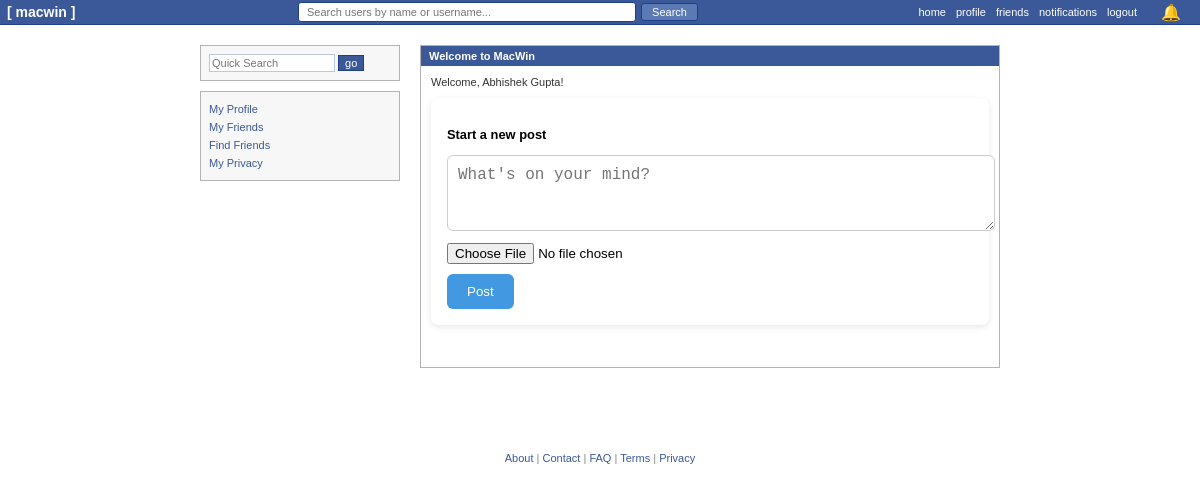
The page / (signed in) on the database as committed earlier.
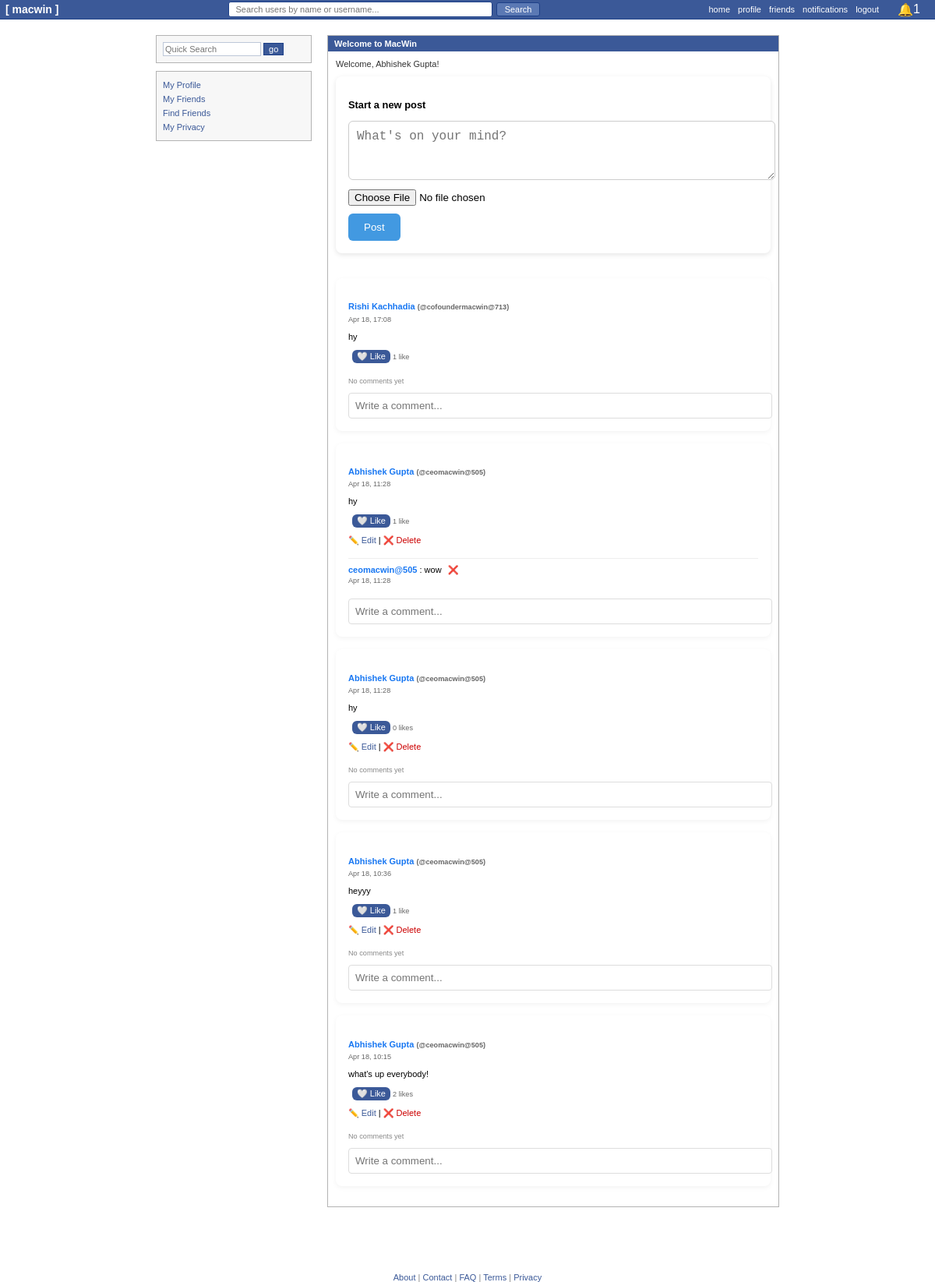
The same page on the database as committed later.
### chat/models.py (models this page shows, shortened)
class Profile(models.Model):
    RELATIONSHIP_CHOICES = [
        ('S', 'Single'),
        ('R', 'In a Relationship'),
        ('C', "It's complicated"),
    ]
    user = models.OneToOneField(User, on_delete=models.CASCADE)
    full_name = models.CharField(max_length=100)
    branch = models.CharField(max_length=50, blank=True)
    year = models.CharField(max_length=10, blank=True)
    bio = models.TextField(blank=True)
    profile_pic = models.ImageField(upload_to='profiles/', blank=True, null=True)
    relationship_status = models.CharField(max_length=1, choices=RELATIONSHIP_CHOICES, blank=True)

class Post(models.Model):
    user = models.ForeignKey(User, on_delete=models.CASCADE, related_name='posts')
    content = models.TextField()
    image = models.ImageField(upload_to='posts/', blank=True, null=True)
    timestamp = models.DateTimeField(auto_now_add=True)
    class Meta:
        ordering = ['-timestamp']  # latest post first

class Comment(models.Model):
    post = models.ForeignKey('Post', on_delete=models.CASCADE, related_name='comments')
    user = models.ForeignKey(User, on_delete=models.CASCADE)
    content = models.TextField()
    timestamp = models.DateTimeField(auto_now_add=True)

### chat/views.py (the view)
# urls.py: path('', views.index_view, name='index'),
@login_required
def index_view(request):
    if request.method == 'POST':
        return handle_post_request(request)
    form = PostForm()
    comment_form = CommentForm()
    query = request.GET.get('q')
    results = handle_search(query, request.user) if query else None
    posts = Post.objects.select_related('user', 'user__profile').prefetch_related('likes', 'comments__user').order_by('-timestamp')
    unread_notifications = Notification.objects.filter(user=request.user, is_read=False)
    return render(request, 'chat/index.html', {
        'form': form,
        'comment_form': comment_form,
        'posts': posts,
        'results': results,
        'unread_notifications': unread_notifications
    })

### chat/forms.py
class PostForm(forms.ModelForm):
    class Meta:
        model = Post
        fields = ['content', 'image']
        widgets = {
            'content': forms.Textarea(attrs={
                'rows': 3,
                'placeholder': 'What\'s on your mind?'
            }),
        }

class CommentForm(forms.ModelForm):
    class Meta:
        model = Comment
        fields = ['content']
        widgets = {
            'content': forms.TextInput(attrs={'placeholder': 'Write a comment...'}),
        }

### chat/context_processors.py (called while the page is built)
def notifications_processor(request):
    if request.user.is_authenticated:
        unread_notifications = Notification.objects.filter(user=request.user, is_read=False)
        return {'unread_notifications': unread_notifications}
    return {'unread_notifications': []}

### chat/templates/chat/index.html (shortened to what this page needs)
<!DOCTYPE html>
<html lang="en">
<head>
</head>
<body>
    <div class="header">
        <h1>[ macwin ]</h1>
        <form method="get" class="header-search">
            <input type="text" name="q" placeholder="Search users by name or username..." value="{{ request.GET.q }}">
            <button type="submit">Search</button>
        </form>
        <div class="header-links">
            <a href="{% url 'index' %}">home</a>
            <a href="{% url 'profile' %}">profile</a>
            <a href="{% url 'friends' %}">friends</a>
            <a href="{% url 'notifications' %}">notifications</a>
            <a href="{% url 'logout' %}">logout</a>
            <div id="notif-wrapper">
                <button id="notif-btn">
                    🔔
                    {% with unread_count=unread_notifications|length %}
                        {% if unread_count > 0 %}
                            <span class="notif-count">{{ unread_count }}</span>
                        {% endif %}
                    {% endwith %}
                </button>
            </div>
        </div>
    </div>
    <div class="container">
        <div class="sidebar">
            <div class="quick-search">
                <input type="text" placeholder="Quick Search">
                <button>go</button>
            </div>
            <div class="nav-links">
                <a href="{% url 'profile' %}">My Profile</a>
                <a href="{% url 'friends' %}">My Friends</a>
                <a href="{% url 'find_friends' %}">Find Friends</a>
                <a href="{% url 'privacy_settings' %}">My Privacy</a>
            </div>
        </div>
        <div class="main-content">
            <div class="welcome-section">
                <div class="section-header">Welcome to MacWin</div>
                <div class="section-content">
                    <div class="welcome-text">
                        Welcome, {{ request.user.profile.full_name }}!
                    </div>
                    <div class="feed-container">
                        <div class="post-form">
                            <h3>Start a new post</h3>
                            <form method="post" enctype="multipart/form-data">
                                {{ form.content }}
                                <div style="margin-top: 10px;">
                                    {{ form.image }}
                                </div>
                                <button type="submit">Post</button>
                            </form>
                        </div>
                        {% for post in posts %}
                            <div class="post-card">
                                <h4>
                                    <a href="{% url 'user_profile' post.user.id %}" style="color:#1877f2; text-decoration:none;">
                                        {{ post.user.profile.full_name }}
                                    </a>
                                    <small style="color:#666;">
                                        (<a href="{% url 'user_profile' post.user.id %}" style="color:#666; text-decoration:none;">@{{ post.user.username }}</a>)
                                    </small>
                                </h4>
                                <small>{{ post.timestamp|date:"M d, H:i" }}</small>
                                <p>{{ post.content }}</p>
                                <form class="like-form" data-post-id="{{ post.id }}" style="display:inline;">
                                    {% with has_liked=post.likes.all %}
                                    {% if request.user in has_liked %}
                                        <button type="submit" class="like-button">❤️ Unlike</button>
                                    {% else %}
                                        <button type="submit" class="like-button">🤍 Like</button>
                                    {% endif %}
                                    {% endwith %}
                                </form>
                                <small class="likes-count">{{ post.likes.count }} like{{ post.likes.count|pluralize }}</small>
                                {% if post.user == request.user %}
                                <div style="margin-top: 10px;">
                                    <a href="{% url 'edit_post' post.id %}" style="color: #3b5998; text-decoration: none; font-size: 11px;">✏️ Edit</a>
                                    |
                                    <a href="{% url 'delete_post' post.id %}"
                                       style="color: #cc0000; text-decoration: none; font-size: 11px;"
                                       onclick="return confirm('Are you sure you want to delete this post?');">❌ Delete</a>
                                </div>
                                {% endif %}
                                <div class="comments-section" style="margin-top: 1rem;">
                                    {% for comment in post.comments.all %}
                                        <div class="comment" style="border-top: 1px solid #eee; padding: 8px 0;">
                                            <a href="{% url 'user_profile' comment.user.id %}" style="color:#1877f2; text-decoration:none;">
                                                <strong>{{ comment.user.username }}</strong>
                                            </a>: {{ comment.content }}
                                            {% if comment.user == request.user %}
                                                <a href="{% url 'delete_comment' comment.id %}"
                                                   style="color: #cc0000; text-decoration: none; font-size: 11px; margin-left: 5px;"
                                                   onclick="return confirm('Are you sure you want to delete this comment?');">❌</a>
                                            {% endif %}
                                            <br>
                                            <small style="color:#666;">{{ comment.timestamp|date:"M d, H:i" }}</small>
                                        </div>
                                    {% empty %}
                                        <small style="color:#888;">No comments yet</small>
                                    {% endfor %}
                                </div>
                                <form method="post" class="comment-form" style="margin-top: 10px;">
                                    <input type="text" name="comment_content" placeholder="Write a comment..."
                                           style="width: 100%; padding: 8px; border: 1px solid #ddd; border-radius: 4px;">
                                </form>
                            </div>
                        {% endfor %}
                    </div>
                </div>
            </div>
        </div>
    </div>
    <footer style="margin-top: 4rem; text-align: center; font-size: 11px; color: #888;">
        <a href="{% url 'about' %}" style="color: #3b5998; text-decoration: none;">About</a> |
        <a href="{% url 'contact' %}" style="color: #3b5998; text-decoration: none;">Contact</a> |
        <a href="{% url 'faq' %}" style="color: #3b5998; text-decoration: none;">FAQ</a> |
        <a href="{% url 'terms' %}" style="color: #3b5998; text-decoration: none;">Terms</a> |
        <a href="{% url 'privacy' %}" style="color: #3b5998; text-decoration: none;">Privacy</a>
    </footer>
</body>
</html>

### chat/templates/chat/index.html (style rules this page uses)
body { margin: 0; padding: 0; font-family: "Tahoma", "Verdana", sans-serif; background-color: #fff; font-size: 11px; }
.header { background-color: #3b5998; padding: 2px 5px; color: white; border-bottom: 1px solid #1d4088; display: flex; align-items: center; justify-content: space-between; padding-right: 15px; }
.header h1 { margin: 0; font-size: 14px; padding: 2px; }
.header-search { flex: 1; max-width: 400px; margin: 0 20px; display: flex; align-items: center; }
.header-search input { width: 100%; padding: 3px 8px; font-size: 11px; border: 1px solid #1d4088; border-radius: 3px; margin-right: 5px; }
.header-search button { padding: 2px 10px; font-size: 11px; background: #5b79b4; color: white; border: 1px solid #1d4088; border-radius: 3px; cursor: pointer; }
.header-links { display: flex; align-items: center; gap: 10px; }
.header-links a { color: white; text-decoration: none; font-size: 11px; }
.container { width: 800px; margin: 20px auto; display: flex; }
.sidebar { width: 200px; margin-right: 20px; }
.quick-search { border: 1px solid #b3b3b3; padding: 8px; margin-bottom: 10px; background: #f7f7f7; }
.quick-search input { width: 120px; padding: 2px; font-size: 11px; border: 1px solid #bdc7d8; }
.quick-search button { padding: 1px 6px; font-size: 11px; background: #3b5998; color: white; border: 1px solid #1d4088; cursor: pointer; }
.nav-links { border: 1px solid #b3b3b3; padding: 8px; background: #f7f7f7; }
.nav-links a { display: block; color: #3b5998; text-decoration: none; padding: 3px 0; }
.main-content { flex: 1; }
.welcome-section { border: 1px solid #b3b3b3; margin-bottom: 20px; }
.section-header { background: #3b5998; color: white; padding: 4px 8px; font-weight: bold; }
.section-content { padding: 10px; background: white; }
.welcome-text { color: #333; margin-bottom: 10px; }
.feed-container { max-width: 700px; margin: auto; }
.post-form { background: white; padding: 1rem; border-radius: 8px; margin-bottom: 2rem; box-shadow: 0 2px 6px rgba(0,0,0,0.1); }
.post-form textarea { width: 100%; padding: 10px; font-size: 1rem; border-radius: 6px; border: 1px solid #ccc; resize: vertical; }
.post-form button { margin-top: 10px; padding: 10px 20px; background: #4299e1; color: white; border: none; border-radius: 6px; cursor: pointer; }
.post-card { background: white; padding: 1rem; border-radius: 8px; box-shadow: 0 2px 6px rgba(0,0,0,0.05); margin-bottom: 1rem; }
.post-card h4 { margin-bottom: 0.2rem; }
.post-card small { color: #666; }
.like-button { padding: 2px 6px; font-size: 11px; background: #3b5998; color: white; border: none; border-radius: 6px; cursor: pointer; margin-left: 5px; }
#notif-wrapper { position: relative; display: inline-block; margin-left: 10px; }
#notif-btn { background: none; border: none; cursor: pointer; color: white; font-size: 16px; padding: 0 4px; display: flex; align-items: center; }

Rows that differ between the two databases and show on the page:
added Post: user.profile.full_name "Rishi Kachhadia", user.username "cofoundermacwin@713", timestamp "Apr 18, 17:08", content "hy", likes.count "1"
added Post: user.profile.full_name "Abhishek Gupta", user.username "ceomacwin@505", timestamp "Apr 18, 11:28", content "hy", likes.count "1", shows "✏️ Edit"
added Comment: user.username "ceomacwin@505", content "wow", timestamp "Apr 18, 11:28"
added Post: user.profile.full_name "Abhishek Gupta", user.username "ceomacwin@505", timestamp "Apr 18, 11:28", content "hy", likes.count "0", shows "✏️ Edit"
added Post: user.profile.full_name "Abhishek Gupta", user.username "ceomacwin@505", timestamp "Apr 18, 10:36", content "heyyy", likes.count "1", shows "✏️ Edit"
added Post: user.profile.full_name "Abhishek Gupta", user.username "ceomacwin@505", timestamp "Apr 18, 10:15", content "what's up everybody!", likes.count "2", shows "✏️ Edit"
Other text that changed with them:
{{ unread_count }}: (not shown) → "1"
